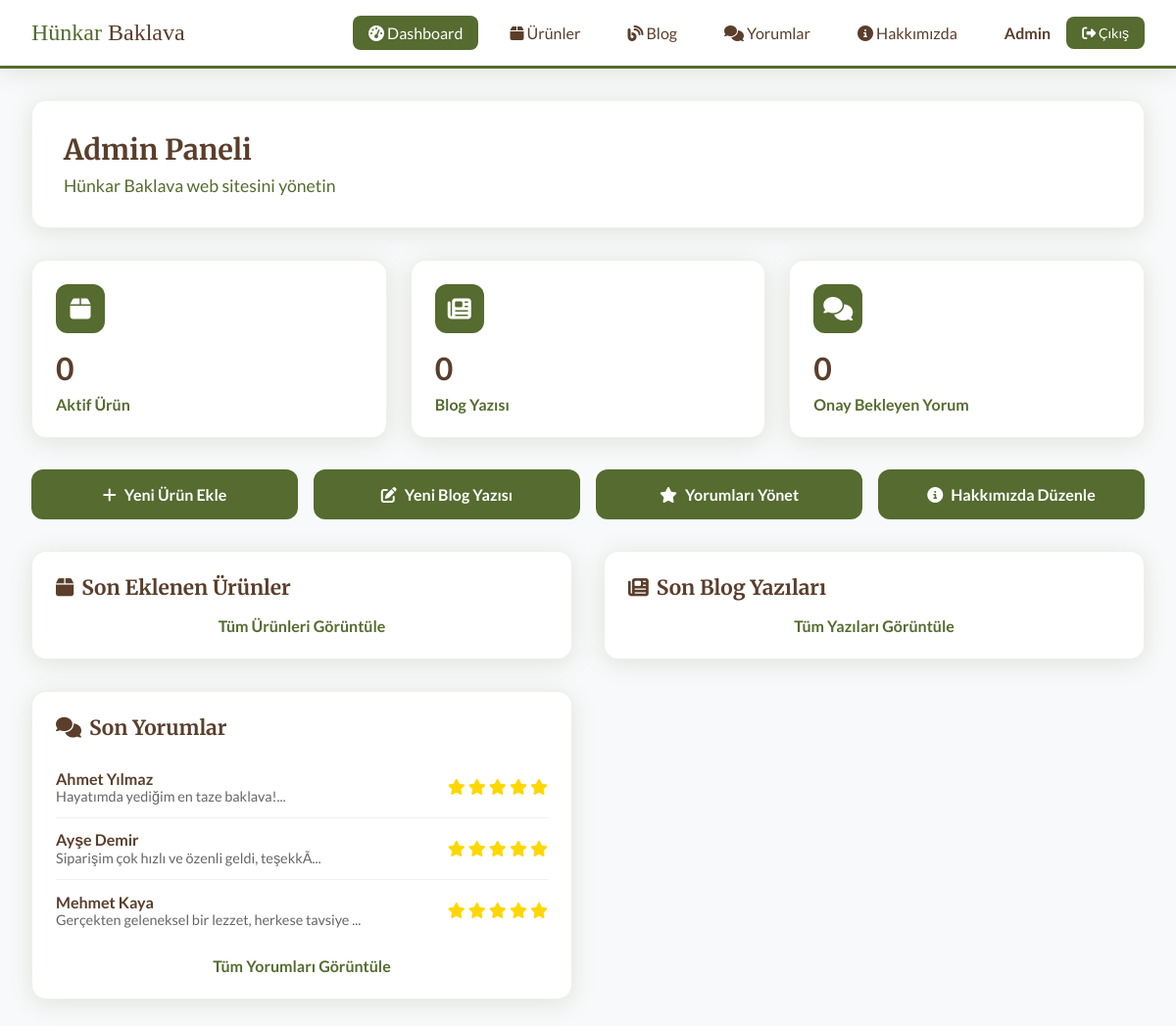
/admin/index.php (signed in), run on the app's committed database.
### tables this page shows
CREATE TABLE testimonials (
    id INT AUTO_INCREMENT PRIMARY KEY,
    customer_name VARCHAR(100) NOT NULL,
    comment_tr TEXT NOT NULL,
    comment_en TEXT NOT NULL,
    rating INT CHECK (rating >= 1 AND rating <= 5),
    is_approved BOOLEAN DEFAULT FALSE,
    is_featured BOOLEAN DEFAULT FALSE,
    customer_email VARCHAR(100),
    customer_phone VARCHAR(20),
    created_at TIMESTAMP DEFAULT CURRENT_TIMESTAMP,
    updated_at TIMESTAMP DEFAULT CURRENT_TIMESTAMP ON UPDATE CURRENT_TIMESTAMP
);

### admin/index.php (the view, shortened to what this page needs)
<?php
require_once 'config/database.php';
$stats = [];
$stmt = $pdo->query("SELECT COUNT(*) as total FROM products WHERE is_active = 1");
$stats['products'] = $stmt->fetch()['total'];
$stmt = $pdo->query("SELECT COUNT(*) as total FROM blog_posts WHERE status = 'published'");
$stats['posts'] = $stmt->fetch()['total'];
$stmt = $pdo->query("SELECT COUNT(*) as total FROM testimonials WHERE is_approved = 0");
$stats['pending_reviews'] = $stmt->fetch()['total'];
$stmt = $pdo->query("SELECT * FROM testimonials
                     ORDER BY created_at DESC LIMIT 5");
$recent_reviews = $stmt->fetchAll();
include 'includes/header.php';
?>
    <div class="welcome-section">
        <h1 class="welcome-title">Admin Paneli</h1>
        <p class="welcome-subtitle">Hünkar Baklava web sitesini yönetin</p>
    </div>
    <div class="stats-grid">
        <div class="stat-card">
            <div class="stat-icon">
                <i class="fas fa-box"></i>
            </div>
            <div class="stat-number"><?php echo $stats['products']; ?></div>
            <div class="stat-label">Aktif Ürün</div>
        </div>
        <div class="stat-card">
            <div class="stat-icon">
                <i class="fas fa-newspaper"></i>
            </div>
            <div class="stat-number"><?php echo $stats['posts']; ?></div>
            <div class="stat-label">Blog Yazısı</div>
        </div>
        <div class="stat-card">
            <div class="stat-icon">
                <i class="fas fa-comments"></i>
            </div>
            <div class="stat-number"><?php echo $stats['pending_reviews']; ?></div>
            <div class="stat-label">Onay Bekleyen Yorum</div>
        </div>
    </div>
    <div class="quick-actions">
        <a href="products.php" class="action-btn">
            <i class="fas fa-plus"></i> Yeni Ürün Ekle
        </a>
        <a href="blog.php" class="action-btn">
            <i class="fas fa-edit"></i> Yeni Blog Yazısı
        </a>
        <a href="testimonials.php" class="action-btn">
            <i class="fas fa-star"></i> Yorumları Yönet
        </a>
        <a href="about.php" class="action-btn">
            <i class="fas fa-info-circle"></i> Hakkımızda Düzenle
        </a>
    </div>
    <div class="content-grid">
        <div class="content-section">
            <h2 class="section-title">
                <i class="fas fa-box"></i> Son Eklenen Ürünler
            </h2>
            <a href="products.php" class="view-all">Tüm Ürünleri Görüntüle</a>
        </div>
        <div class="content-section">
            <h2 class="section-title">
                <i class="fas fa-newspaper"></i> Son Blog Yazıları
            </h2>
            <a href="blog.php" class="view-all">Tüm Yazıları Görüntüle</a>
        </div>
        <div class="content-section">
            <h2 class="section-title">
                <i class="fas fa-comments"></i> Son Yorumlar
            </h2>
            <ul class="item-list">
                <?php foreach ($recent_reviews as $review): ?>
                <li>
                    <div>
                        <div class="item-title"><?php echo htmlspecialchars($review['customer_name']); ?></div>
                        <div class="item-meta">
                            <?php echo substr(htmlspecialchars($review['comment_tr']), 0, 50) . '...'; ?>
                        </div>
                    </div>
                    <div style="color: #FFD700;">
                        <?php for ($i = 1; $i <= 5; $i++): ?>
                            <i class="fas fa-star<?php echo $i <= $review['rating'] ? '' : '-o'; ?>"></i>
                        <?php endfor; ?>
                    </div>
                </li>
                <?php endforeach; ?>
            </ul>
            <a href="testimonials.php" class="view-all">Tüm Yorumları Görüntüle</a>
        </div>
    </div>
<?php include 'includes/footer.php'; ?>

### admin/includes/header.php (style rules this page uses)
:root { --pistachio-green: #556B2F; --light-green: #6B8E23; --dark-brown: #5A3E2B; --white: #FFFFFF; --wheat: #F8F9FA; --shadow-soft: 0 4px 24px rgba(85,107,47,0.15); --shadow-hover: 0 8px 32px rgba(85,107,47,0.25); }
* { margin: 0; padding: 0; box-sizing: border-box; }
body { font-family: 'Lato', sans-serif; background: var(--wheat); color: var(--dark-brown); }

### admin/index.php (style rules this page uses)
.welcome-section { background: var(--white); border-radius: 15px; padding: 2rem; margin-bottom: 2rem; box-shadow: var(--shadow-soft); border: 1px solid rgba(85,107,47,0.1); }
.welcome-title { font-family: 'Merriweather', serif; color: var(--dark-brown); font-size: 1.8rem; margin-bottom: 0.5rem; }
.welcome-subtitle { color: var(--pistachio-green); font-size: 1.1rem; }
.stats-grid { display: grid; grid-template-columns: repeat(auto-fit, minmax(250px, 1fr)); gap: 1.5rem; margin-bottom: 2rem; }
.stat-card { background: var(--white); border-radius: 15px; padding: 1.5rem; box-shadow: var(--shadow-soft); border: 1px solid rgba(85,107,47,0.1); transition: transform 0.3s ease; }
.stat-icon { width: 50px; height: 50px; background: var(--pistachio-green); border-radius: 12px; display: flex; align-items: center; justify-content: center; color: var(--white); font-size: 1.5rem; margin-bottom: 1rem; }
.stat-number { font-size: 2rem; font-weight: 700; color: var(--dark-brown); margin-bottom: 0.5rem; }
.stat-label { color: var(--pistachio-green); font-weight: 600; }
.quick-actions { display: grid; grid-template-columns: repeat(auto-fit, minmax(200px, 1fr)); gap: 1rem; margin-bottom: 2rem; }
.action-btn { background: var(--pistachio-green); color: var(--white); text-decoration: none; padding: 1rem; border-radius: 12px; text-align: center; transition: all 0.3s ease; display: flex; align-items: center; justify-content: center; gap: 0.5rem; font-weight: 600; }
.content-grid { display: grid; grid-template-columns: repeat(auto-fit, minmax(400px, 1fr)); gap: 2rem; }
.content-section { background: var(--white); border-radius: 15px; padding: 1.5rem; box-shadow: var(--shadow-soft); border: 1px solid rgba(85,107,47,0.1); }
.section-title { font-family: 'Merriweather', serif; color: var(--dark-brown); font-size: 1.3rem; margin-bottom: 1rem; display: flex; align-items: center; gap: 0.5rem; }
.item-list { list-style: none; }
.item-list li { padding: 0.8rem 0; border-bottom: 1px solid #f0f0f0; display: flex; justify-content: space-between; align-items: center; }
.item-list li:last-child { border-bottom: none; }
.item-title { font-weight: 600; color: var(--dark-brown); }
.item-meta { font-size: 0.9rem; color: #666; }
.view-all { display: block; text-align: center; margin-top: 1rem; color: var(--pistachio-green); text-decoration: none; font-weight: 600; }

### data on the page
testimonials: customer_name "Ahmet Yılmaz", comment_tr "Hayatımda yediğim en taze baklava!", rating 5 (drawn)
testimonials: customer_name "Ayşe Demir", comment_tr "Siparişim çok hızlı ve özenli geldi, teşekkÃ", rating 5 (drawn)
testimonials: customer_name "Mehmet Kaya", comment_tr "Gerçekten geleneksel bir lezzet, herkese tavsiye", rating 5 (drawn)

### other printed values
$stats['products'] "0"
$stats['posts'] "0"
$stats['pending_reviews'] "0"
